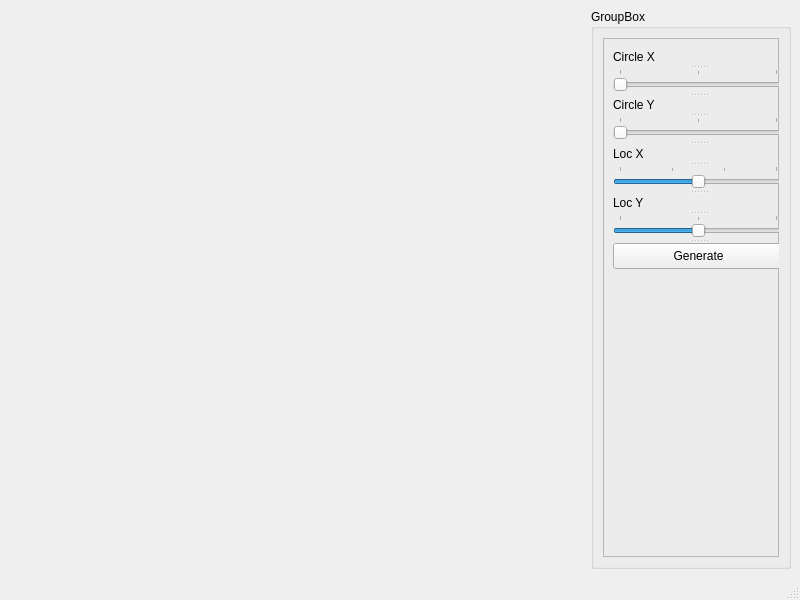
<?xml version="1.0" encoding="UTF-8"?>
<ui version="4.0">
 <class>MainWindow</class>
 <widget class="QMainWindow" name="MainWindow">
  <property name="geometry">
   <rect>
    <x>0</x>
    <y>0</y>
    <width>800</width>
    <height>600</height>
   </rect>
  </property>
  <property name="windowTitle">
   <string>MainWindow</string>
  </property>
  <widget class="QWidget" name="centralwidget">
   <layout class="QHBoxLayout" name="horizontalLayout">
    <item>
     <widget class="QWidget" name="mplwindows" native="true">
      <property name="sizePolicy">
       <sizepolicy hsizetype="Expanding" vsizetype="Preferred">
        <horstretch>0</horstretch>
        <verstretch>0</verstretch>
       </sizepolicy>
      </property>
      <layout class="QVBoxLayout" name="mplvl"/>
     </widget>
    </item>
    <item>
     <widget class="QGroupBox" name="groupBox">
      <property name="sizePolicy">
       <sizepolicy hsizetype="Preferred" vsizetype="Preferred">
        <horstretch>0</horstretch>
        <verstretch>0</verstretch>
       </sizepolicy>
      </property>
      <property name="minimumSize">
       <size>
        <width>200</width>
        <height>0</height>
       </size>
      </property>
      <property name="title">
       <string>GroupBox</string>
      </property>
      <layout class="QHBoxLayout" name="horizontalLayout_2">
       <item>
        <layout class="QVBoxLayout" name="verticalLayout_3">
         <item>
          <widget class="QFrame" name="frame">
           <property name="sizePolicy">
            <sizepolicy hsizetype="Preferred" vsizetype="Preferred">
             <horstretch>0</horstretch>
             <verstretch>0</verstretch>
            </sizepolicy>
           </property>
           <property name="minimumSize">
            <size>
             <width>0</width>
             <height>0</height>
            </size>
           </property>
           <property name="frameShape">
            <enum>QFrame::StyledPanel</enum>
           </property>
           <property name="frameShadow">
            <enum>QFrame::Raised</enum>
           </property>
           <widget class="QSplitter" name="splitter">
            <property name="geometry">
             <rect>
              <x>10</x>
              <y>10</y>
              <width>171</width>
              <height>221</height>
             </rect>
            </property>
            <property name="sizePolicy">
             <sizepolicy hsizetype="Preferred" vsizetype="Preferred">
              <horstretch>0</horstretch>
              <verstretch>0</verstretch>
             </sizepolicy>
            </property>
            <property name="orientation">
             <enum>Qt::Vertical</enum>
            </property>
            <widget class="QLabel" name="label">
             <property name="text">
              <string>Circle X</string>
             </property>
            </widget>
            <widget class="QSlider" name="box_x">
             <property name="minimum">
              <number>0</number>
             </property>
             <property name="maximum">
              <number>20</number>
             </property>
             <property name="value">
              <number>0</number>
             </property>
             <property name="orientation">
              <enum>Qt::Horizontal</enum>
             </property>
             <property name="tickPosition">
              <enum>QSlider::TicksAbove</enum>
             </property>
             <property name="tickInterval">
              <number>10</number>
             </property>
            </widget>
            <widget class="QLabel" name="label_2">
             <property name="text">
              <string>Circle Y</string>
             </property>
            </widget>
            <widget class="QSlider" name="box_y">
             <property name="minimum">
              <number>0</number>
             </property>
             <property name="maximum">
              <number>20</number>
             </property>
             <property name="value">
              <number>0</number>
             </property>
             <property name="orientation">
              <enum>Qt::Horizontal</enum>
             </property>
             <property name="tickPosition">
              <enum>QSlider::TicksAbove</enum>
             </property>
             <property name="tickInterval">
              <number>10</number>
             </property>
            </widget>
            <widget class="QLabel" name="label_3">
             <property name="text">
              <string>Loc X</string>
             </property>
            </widget>
            <widget class="QSlider" name="loc_x">
             <property name="minimum">
              <number>-15</number>
             </property>
             <property name="maximum">
              <number>15</number>
             </property>
             <property name="orientation">
              <enum>Qt::Horizontal</enum>
             </property>
             <property name="tickPosition">
              <enum>QSlider::TicksAbove</enum>
             </property>
             <property name="tickInterval">
              <number>10</number>
             </property>
            </widget>
            <widget class="QLabel" name="label_4">
             <property name="text">
              <string>Loc Y</string>
             </property>
            </widget>
            <widget class="QSlider" name="loc_y">
             <property name="minimum">
              <number>-10</number>
             </property>
             <property name="maximum">
              <number>10</number>
             </property>
             <property name="orientation">
              <enum>Qt::Horizontal</enum>
             </property>
             <property name="tickPosition">
              <enum>QSlider::TicksAbove</enum>
             </property>
             <property name="tickInterval">
              <number>10</number>
             </property>
            </widget>
            <widget class="QPushButton" name="generateButton">
             <property name="text">
              <string>Generate</string>
             </property>
            </widget>
           </widget>
          </widget>
         </item>
        </layout>
       </item>
      </layout>
     </widget>
    </item>
   </layout>
  </widget>
  <widget class="QMenuBar" name="menubar">
   <property name="geometry">
    <rect>
     <x>0</x>
     <y>0</y>
     <width>800</width>
     <height>20</height>
    </rect>
   </property>
  </widget>
  <widget class="QStatusBar" name="statusbar"/>
 </widget>
 <resources/>
 <connections/>
</ui>
